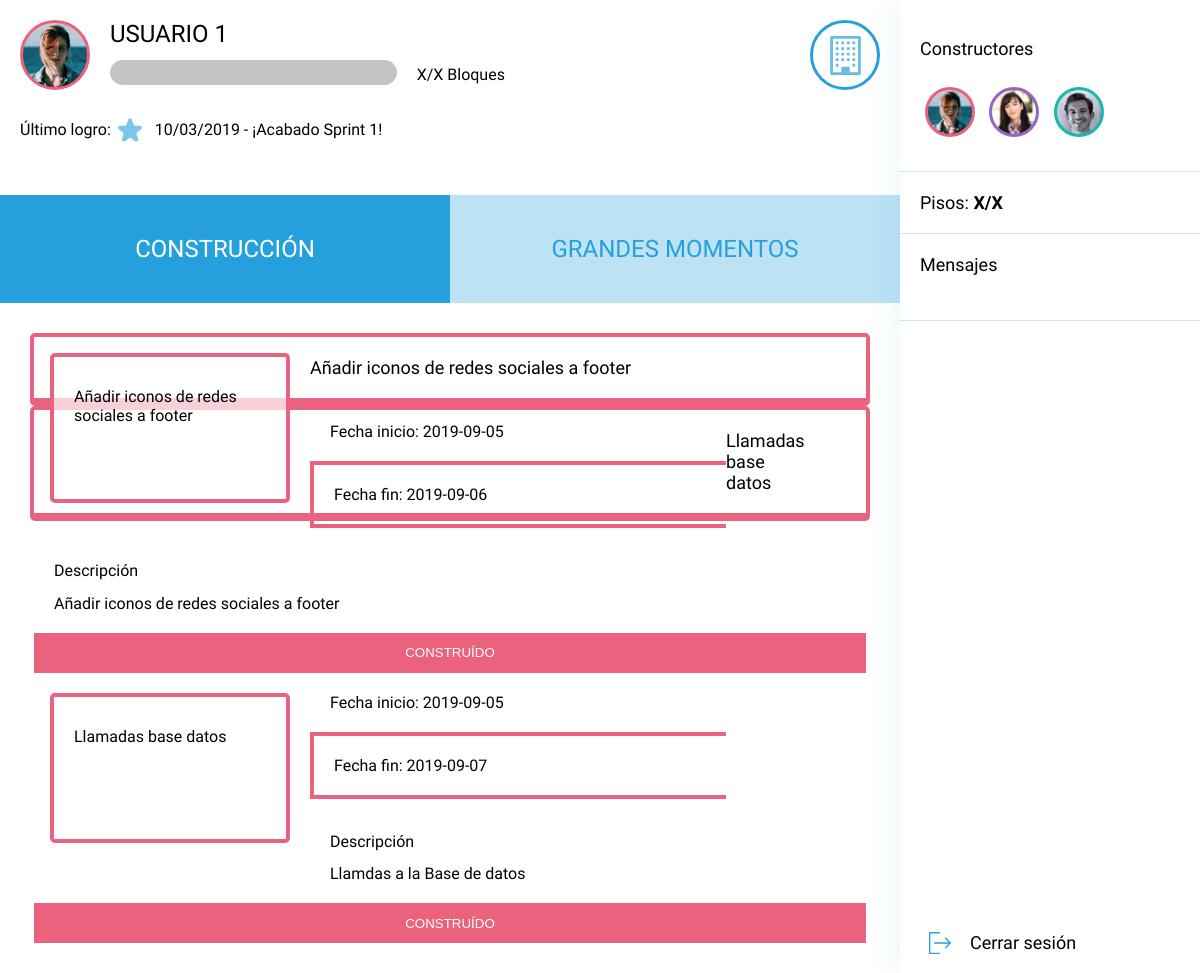
The page /pages/profile.php (signed in) on the database its author committed.
### tables this page shows
CREATE TABLE IF NOT EXISTS `users` (
  `uid` int(11) NOT NULL AUTO_INCREMENT,
  `username` varchar(25) NOT NULL,
  `password` varchar(200) NOT NULL,
  `email` varchar(100) NOT NULL,
  `name` varchar(100) NOT NULL,
  `profile_pic` varchar(100) NOT NULL,
  `color_user` varchar(50) NOT NULL,
  `role` varchar(50) NOT NULL,
  PRIMARY KEY (`uid`),
  UNIQUE KEY `username` (`username`)
);

CREATE TABLE IF NOT EXISTS `task` (
  `task_id` int(50) NOT NULL AUTO_INCREMENT,
  `task_sprint` int(3) NOT NULL,
  `user_id` int(50) DEFAULT NULL,
  `task_name` varchar(100) NOT NULL,
  `task_start_date` date NOT NULL,
  `task_final_date` date NOT NULL,
  `task_description` varchar(200) NOT NULL,
  `task_status` int(3) DEFAULT NULL,
  `task_built` int(3) DEFAULT NULL,
  PRIMARY KEY (`task_id`),
  KEY `FK__task_user` (`user_id`),
  CONSTRAINT `FK__task_user` FOREIGN KEY (`user_id`) REFERENCES `users` (`uid`)
);

### class/userClass.php (called while the page is built, shortened)
<?php
class userClass
{
    public function userDetails($uid)
    {
        try {
            $db = getDB();
            $stmt = $db->prepare("SELECT email,username,name,profile_pic, color_user FROM users WHERE uid=:uid");
            $stmt->bindParam("uid", $uid, PDO::PARAM_INT);
            $stmt->execute();
            $data = $stmt->fetch(PDO::FETCH_OBJ);
            return $data;
        } catch (PDOException $e) {
            echo '{"error":{"text":' . $e->getMessage() . '}}';
        }
    }
    public function getUserPhotos($uid)
    {
        try {
            $db = getDB();
            $stmt = $db->prepare("SELECT img_name FROM images WHERE img_user=:img_user");
            $stmt->bindParam("img_user", $uid, PDO::PARAM_INT);
            $stmt->execute();
            while ($row = $stmt->fetch(PDO::FETCH_ASSOC)) {
                $data []= $row;
            }
            return $data;
        } catch (PDOException $e) {
            echo '{"error":{"text":' . $e->getMessage() . '}}';
        }
    }
    public function allUsersProfilePic()
    {
        try {
            $db = getDB();
            $stmt = $db->prepare("SELECT profile_pic,color_user FROM users ");
            $stmt->execute();
            while ($row = $stmt->fetch(PDO::FETCH_ASSOC)) {
                $data []= $row;
            }
            return $data;
        } catch (PDOException $e) {
            echo '{"error":{"text":' . $e->getMessage() . '}}';
        }
    }
}

### class/taskClass.php (called while the page is built, shortened)
<?php
class taskClass
{
    public function allTasksUser($uid)
    {
        try {
            $data=[];
            $db = getDB();
            $stmt = $db->prepare("SELECT task_id, task_name, task_start_date, task_final_date, task_description FROM task WHERE user_id=:user_id AND task_built=0");
            $stmt->bindParam("user_id", $uid, PDO::PARAM_INT);
            $stmt->execute();
            while ($row = $stmt->fetch(PDO::FETCH_ASSOC)) {
                $data []= $row;
            }
            return $data;
        } catch (PDOException $e) {
            echo '{"error":{"text":' . $e->getMessage() . '}}';
        }
    }
    public function finishSprint()
    {
        try {
            $data=[];
            $db = getDB();
            $stmt = $db->prepare("SELECT task_built FROM task WHERE task_sprint=1 AND task_built=0");
            $stmt->execute();
            while ($row = $stmt->fetch(PDO::FETCH_ASSOC)) {
                $data []= $row;
            }
            return $data;
        } catch (PDOException $e) {
            echo '{"error":{"text":' . $e->getMessage() . '}}';
        }
    }
}

### pages/profile.php (the view, shortened to what this page needs)
<?php
include "../layout/header.php";
include '../class/taskClass.php';
$taskClass = new taskClass();
$allTasksUser = $taskClass->allTasksUser($session_uid);
$finishSprint = $taskClass->finishSprint();
$getUserPhotos = $userClass->getUserPhotos($session_uid);
include '../layout/sidebar.php';
?>
    <div class="container fullwidth">
        <div class="col--lg--9 profile">
            <div class="row">
                <div class="col--lg--12 info">
                    <div class="row">
                        <div class="col--lg--12">
                        <div class="avatar" style="background-image:url('../img/<?php echo $userDetails->profile_pic; ?>')"></div>
                            <div class="data col--lg--4">
                                <h1><?php echo $userDetails->name; ?></h1>
                                <div class="progress-bar col--lg--12"></div>
                            </div>
                            <p class="blocks">X/X Bloques</p>
                            <a href="home.php"><div class="home"></div></a>
                        </div>
                    </div>
                    <div class="row">
                        <div class="col--lg--12">
                            <div class="achievment">
                                <p>Último logro: <span>10/03/2019 - ¡Acabado Sprint 1!</span></p>
                            </div>
                        </div>
                    </div>
                </div>
            </div>
            <div class="row">
                <div class="col--lg--12 tabs">
                    <div class="row">
                        <div class="tab col--lg--6 tab--selected">
                            <p>Construcción</p>
                        </div>
                        <div class="tab col--lg--6">
                            <p>Grandes momentos</>
                        </div>
                    </div>
                    <div class="row content">
                        <div class="col--lg--12 task-block">
                        <?php
                        if(is_array($allTasksUser)){
                        foreach ($allTasksUser as $row) {?>
                                <a href="#ex1" style="border-color:#<?php echo $row['color_user'];?>" rel="modal:open">
                                <div class="col--lg--4 task">
                                    <div style="border-color:#<?php echo $row['color_user'];?>">
                                        <p><?php echo $row['task_name'] ?></p>
                                    </div>
                                </div>
                            </a>
                            <div id="ex1" class="modal">
        <h1><?php echo $row['task_name'] ?></h1>
        <div><span>Fecha inicio: <?php echo $row['task_start_date'] ?></span><span>Fecha fin: <?php echo $row['task_final_date'] ?></span></div>
        <div class="description">
            <h2>Descripción</h2>
            <?php echo $row['task_description'] ?>
        </div>
        <form enctype="multipart/form-data" method="post" action="../functions/task.php">
                                            <input class="built" name="button" type="submit" value="CONSTRUÍDO" />
                                        </form>
                                        </div>
                        <?php
                        }
                    }
                        ?>
                        </div>
                    </div>
                </div>
            </div>
        </div>
    </div>
<?php
include '../layout/footer.php';
?>

### layout/header.php (shortened to what this page needs)
<?php
include('../log/session.php');
$userDetails=$userClass->userDetails($session_uid);
?>
<!DOCTYPE html>
<html lang="en">
<head>
    <link rel="stylesheet" href="https://cdnjs.cloudflare.com/ajax/libs/jquery-modal/0.9.1/jquery.modal.min.css" />
    <link href="../css/styles.min.css" rel="stylesheet" type="text/css">
</head>
<body>

### layout/sidebar.php (shortened to what this page needs)
<?php
$allUsersProfilePic = $userClass->allUsersProfilePic();
?>
<div class="col--lg--3 sidebar">
    <div class="tab">
        <p>   Constructores</p>
        <?php
        if(is_array($allUsersProfilePic)){
                        foreach ($allUsersProfilePic as $row) {?>
        <div class="profile" style="background-image:url('../img/<?php echo $row['profile_pic']?>'); border-color:#<?php echo $row['color_user'];?>"></div>
        <?php
            }
        }
            ?>
    </div>
    <div class="tab">
        Pisos: <span class=floor>X/X</span>
    </div>
    <div class="tab">
        Mensajes
    </div>
    <a href="<?php echo BASE_URL; ?>/../log/logout.php">
        <div class="tab logout">
            <span></span>
            Cerrar sesión
        </div>
    </a>
</div>

### layout/footer.php (shortened to what this page needs)
</body>
</html>

### rows shown on the page
users: profile_pic (picture), name "USUARIO 1"
users: profile_pic (picture)
users: profile_pic (picture)
task: task_name "Añadir iconos de redes sociales a footer", task_start_date "2019-09-05", task_final_date "2019-09-06", task_description "Añadir iconos de redes sociales a footer"
task: task_name "Llamadas base datos", task_start_date "2019-09-05", task_final_date "2019-09-07", task_description "Llamdas a la Base de datos"
